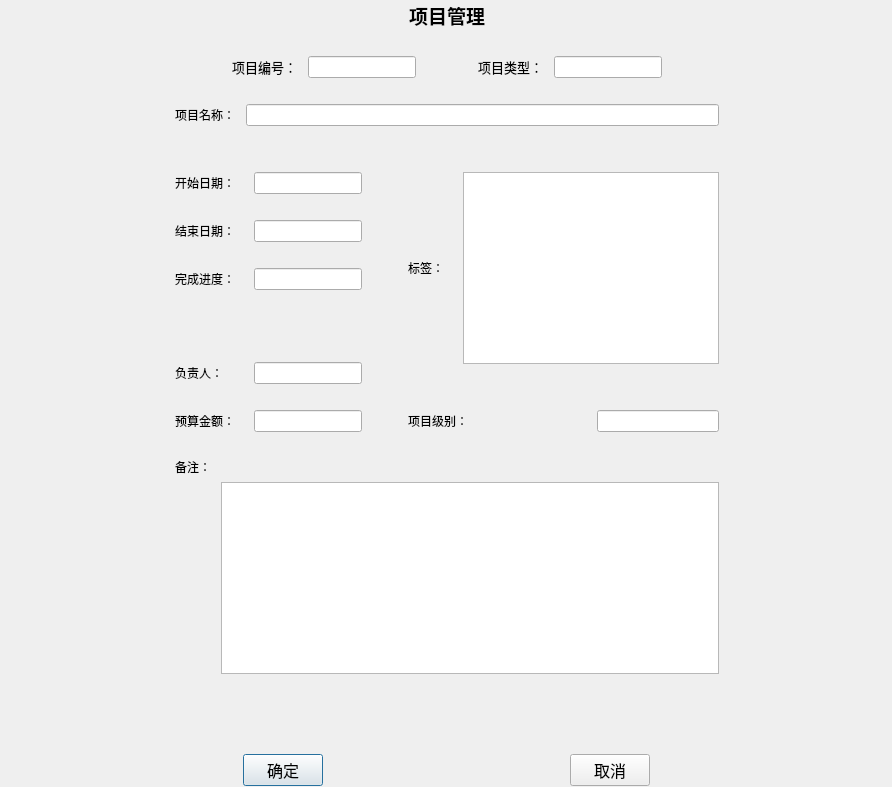
<?xml version="1.0" encoding="UTF-8"?>
<ui version="4.0">
 <class>Dialog</class>
 <widget class="QDialog" name="Dialog">
  <property name="geometry">
   <rect>
    <x>0</x>
    <y>0</y>
    <width>892</width>
    <height>787</height>
   </rect>
  </property>
  <property name="windowTitle">
   <string>项目管理</string>
  </property>
  <property name="windowIcon">
   <iconset>
    <normaloff>C:/Users/17844/Desktop/Python大作业/项目.ico</normaloff>C:/Users/17844/Desktop/Python大作业/项目.ico</iconset>
  </property>
  <widget class="QWidget" name="layoutWidget">
   <property name="geometry">
    <rect>
     <x>1</x>
     <y>1</y>
     <width>891</width>
     <height>785</height>
    </rect>
   </property>
   <layout class="QVBoxLayout" name="verticalLayout_10">
    <item>
     <layout class="QVBoxLayout" name="verticalLayout_9">
      <item>
       <layout class="QHBoxLayout" name="horizontalLayout_13">
        <item>
         <spacer name="horizontalSpacer_16">
          <property name="orientation">
           <enum>Qt::Horizontal</enum>
          </property>
          <property name="sizeHint" stdset="0">
           <size>
            <width>40</width>
            <height>20</height>
           </size>
          </property>
         </spacer>
        </item>
        <item>
         <widget class="QLabel" name="label_Big_Title">
          <property name="font">
           <font>
            <family>Agency FB</family>
            <pointsize>14</pointsize>
            <weight>75</weight>
            <bold>true</bold>
           </font>
          </property>
          <property name="text">
           <string>项目管理</string>
          </property>
         </widget>
        </item>
        <item>
         <spacer name="horizontalSpacer_17">
          <property name="orientation">
           <enum>Qt::Horizontal</enum>
          </property>
          <property name="sizeHint" stdset="0">
           <size>
            <width>40</width>
            <height>20</height>
           </size>
          </property>
         </spacer>
        </item>
       </layout>
      </item>
      <item>
       <spacer name="verticalSpacer_9">
        <property name="orientation">
         <enum>Qt::Vertical</enum>
        </property>
        <property name="sizeType">
         <enum>QSizePolicy::Minimum</enum>
        </property>
        <property name="sizeHint" stdset="0">
         <size>
          <width>20</width>
          <height>20</height>
         </size>
        </property>
       </spacer>
      </item>
      <item>
       <layout class="QHBoxLayout" name="horizontalLayout_14">
        <item>
         <spacer name="horizontalSpacer_18">
          <property name="orientation">
           <enum>Qt::Horizontal</enum>
          </property>
          <property name="sizeHint" stdset="0">
           <size>
            <width>40</width>
            <height>20</height>
           </size>
          </property>
         </spacer>
        </item>
        <item>
         <layout class="QVBoxLayout" name="verticalLayout_8">
          <item>
           <layout class="QVBoxLayout" name="verticalLayout_7">
            <item>
             <layout class="QVBoxLayout" name="verticalLayout">
              <item>
               <layout class="QHBoxLayout" name="horizontalLayout_3">
                <item>
                 <spacer name="horizontalSpacer_5">
                  <property name="orientation">
                   <enum>Qt::Horizontal</enum>
                  </property>
                  <property name="sizeHint" stdset="0">
                   <size>
                    <width>40</width>
                    <height>20</height>
                   </size>
                  </property>
                 </spacer>
                </item>
                <item>
                 <layout class="QHBoxLayout" name="horizontalLayout">
                  <item>
                   <widget class="QLabel" name="label_2">
                    <property name="font">
                     <font>
                      <family>Agency FB</family>
                      <pointsize>10</pointsize>
                     </font>
                    </property>
                    <property name="text">
                     <string>项目编号：</string>
                    </property>
                   </widget>
                  </item>
                  <item>
                   <spacer name="horizontalSpacer">
                    <property name="orientation">
                     <enum>Qt::Horizontal</enum>
                    </property>
                    <property name="sizeType">
                     <enum>QSizePolicy::Expanding</enum>
                    </property>
                    <property name="sizeHint" stdset="0">
                     <size>
                      <width>5</width>
                      <height>20</height>
                     </size>
                    </property>
                   </spacer>
                  </item>
                  <item>
                   <widget class="QLineEdit" name="lineEdit_No"/>
                  </item>
                 </layout>
                </item>
                <item>
                 <spacer name="horizontalSpacer_3">
                  <property name="orientation">
                   <enum>Qt::Horizontal</enum>
                  </property>
                  <property name="sizeHint" stdset="0">
                   <size>
                    <width>40</width>
                    <height>20</height>
                   </size>
                  </property>
                 </spacer>
                </item>
                <item>
                 <layout class="QHBoxLayout" name="horizontalLayout_2">
                  <item>
                   <widget class="QLabel" name="label_3">
                    <property name="font">
                     <font>
                      <family>Agency FB</family>
                      <pointsize>10</pointsize>
                     </font>
                    </property>
                    <property name="text">
                     <string>项目类型：</string>
                    </property>
                   </widget>
                  </item>
                  <item>
                   <spacer name="horizontalSpacer_2">
                    <property name="orientation">
                     <enum>Qt::Horizontal</enum>
                    </property>
                    <property name="sizeHint" stdset="0">
                     <size>
                      <width>5</width>
                      <height>20</height>
                     </size>
                    </property>
                   </spacer>
                  </item>
                  <item>
                   <widget class="QLineEdit" name="lineEdit_Type"/>
                  </item>
                 </layout>
                </item>
                <item>
                 <spacer name="horizontalSpacer_4">
                  <property name="orientation">
                   <enum>Qt::Horizontal</enum>
                  </property>
                  <property name="sizeHint" stdset="0">
                   <size>
                    <width>40</width>
                    <height>20</height>
                   </size>
                  </property>
                 </spacer>
                </item>
               </layout>
              </item>
              <item>
               <spacer name="verticalSpacer">
                <property name="orientation">
                 <enum>Qt::Vertical</enum>
                </property>
                <property name="sizeHint" stdset="0">
                 <size>
                  <width>20</width>
                  <height>20</height>
                 </size>
                </property>
               </spacer>
              </item>
              <item>
               <layout class="QHBoxLayout" name="horizontalLayout_4">
                <item>
                 <widget class="QLabel" name="label_4">
                  <property name="text">
                   <string>项目名称：</string>
                  </property>
                 </widget>
                </item>
                <item>
                 <spacer name="horizontalSpacer_6">
                  <property name="orientation">
                   <enum>Qt::Horizontal</enum>
                  </property>
                  <property name="sizeType">
                   <enum>QSizePolicy::Minimum</enum>
                  </property>
                  <property name="sizeHint" stdset="0">
                   <size>
                    <width>5</width>
                    <height>20</height>
                   </size>
                  </property>
                 </spacer>
                </item>
                <item>
                 <widget class="QLineEdit" name="lineEdit_Name">
                  <property name="enabled">
                   <bool>true</bool>
                  </property>
                 </widget>
                </item>
               </layout>
              </item>
             </layout>
            </item>
            <item>
             <spacer name="verticalSpacer_7">
              <property name="orientation">
               <enum>Qt::Vertical</enum>
              </property>
              <property name="sizeHint" stdset="0">
               <size>
                <width>20</width>
                <height>40</height>
               </size>
              </property>
             </spacer>
            </item>
            <item>
             <layout class="QHBoxLayout" name="horizontalLayout_12">
              <item>
               <layout class="QVBoxLayout" name="verticalLayout_5">
                <item>
                 <layout class="QVBoxLayout" name="verticalLayout_3">
                  <item>
                   <layout class="QVBoxLayout" name="verticalLayout_2">
                    <item>
                     <layout class="QHBoxLayout" name="horizontalLayout_11">
                      <item>
                       <widget class="QLabel" name="label_5">
                        <property name="text">
                         <string>开始日期：</string>
                        </property>
                       </widget>
                      </item>
                      <item>
                       <spacer name="horizontalSpacer_13">
                        <property name="orientation">
                         <enum>Qt::Horizontal</enum>
                        </property>
                        <property name="sizeHint" stdset="0">
                         <size>
                          <width>5</width>
                          <height>20</height>
                         </size>
                        </property>
                       </spacer>
                      </item>
                      <item>
                       <widget class="QLineEdit" name="lineEdit_Start"/>
                      </item>
                     </layout>
                    </item>
                    <item>
                     <spacer name="verticalSpacer_2">
                      <property name="orientation">
                       <enum>Qt::Vertical</enum>
                      </property>
                      <property name="sizeHint" stdset="0">
                       <size>
                        <width>20</width>
                        <height>20</height>
                       </size>
                      </property>
                     </spacer>
                    </item>
                    <item>
                     <layout class="QHBoxLayout" name="horizontalLayout_10">
                      <item>
                       <widget class="QLabel" name="label_6">
                        <property name="text">
                         <string>结束日期：</string>
                        </property>
                       </widget>
                      </item>
                      <item>
                       <spacer name="horizontalSpacer_12">
                        <property name="orientation">
                         <enum>Qt::Horizontal</enum>
                        </property>
                        <property name="sizeHint" stdset="0">
                         <size>
                          <width>5</width>
                          <height>20</height>
                         </size>
                        </property>
                       </spacer>
                      </item>
                      <item>
                       <widget class="QLineEdit" name="lineEdit_End"/>
                      </item>
                     </layout>
                    </item>
                   </layout>
                  </item>
                  <item>
                   <spacer name="verticalSpacer_3">
                    <property name="orientation">
                     <enum>Qt::Vertical</enum>
                    </property>
                    <property name="sizeHint" stdset="0">
                     <size>
                      <width>20</width>
                      <height>20</height>
                     </size>
                    </property>
                   </spacer>
                  </item>
                  <item>
                   <layout class="QHBoxLayout" name="horizontalLayout_5">
                    <item>
                     <widget class="QLabel" name="label_13">
                      <property name="text">
                       <string>完成进度：</string>
                      </property>
                     </widget>
                    </item>
                    <item>
                     <spacer name="horizontalSpacer_11">
                      <property name="orientation">
                       <enum>Qt::Horizontal</enum>
                      </property>
                      <property name="sizeHint" stdset="0">
                       <size>
                        <width>13</width>
                        <height>20</height>
                       </size>
                      </property>
                     </spacer>
                    </item>
                    <item>
                     <widget class="QLineEdit" name="lineEdit_Completion_Progress"/>
                    </item>
                   </layout>
                  </item>
                 </layout>
                </item>
                <item>
                 <spacer name="verticalSpacer_5">
                  <property name="orientation">
                   <enum>Qt::Vertical</enum>
                  </property>
                  <property name="sizeHint" stdset="0">
                   <size>
                    <width>20</width>
                    <height>20</height>
                   </size>
                  </property>
                 </spacer>
                </item>
                <item>
                 <layout class="QVBoxLayout" name="verticalLayout_4">
                  <item>
                   <layout class="QHBoxLayout" name="horizontalLayout_8">
                    <item>
                     <widget class="QLabel" name="label_9">
                      <property name="text">
                       <string>负责人：</string>
                      </property>
                     </widget>
                    </item>
                    <item>
                     <spacer name="horizontalSpacer_10">
                      <property name="orientation">
                       <enum>Qt::Horizontal</enum>
                      </property>
                      <property name="sizeHint" stdset="0">
                       <size>
                        <width>5</width>
                        <height>20</height>
                       </size>
                      </property>
                     </spacer>
                    </item>
                    <item>
                     <widget class="QLineEdit" name="lineEdit_People"/>
                    </item>
                   </layout>
                  </item>
                  <item>
                   <spacer name="verticalSpacer_4">
                    <property name="orientation">
                     <enum>Qt::Vertical</enum>
                    </property>
                    <property name="sizeHint" stdset="0">
                     <size>
                      <width>20</width>
                      <height>20</height>
                     </size>
                    </property>
                   </spacer>
                  </item>
                  <item>
                   <layout class="QHBoxLayout" name="horizontalLayout_7">
                    <item>
                     <widget class="QLabel" name="label_10">
                      <property name="text">
                       <string>预算金额：</string>
                      </property>
                     </widget>
                    </item>
                    <item>
                     <spacer name="horizontalSpacer_9">
                      <property name="orientation">
                       <enum>Qt::Horizontal</enum>
                      </property>
                      <property name="sizeHint" stdset="0">
                       <size>
                        <width>5</width>
                        <height>20</height>
                       </size>
                      </property>
                     </spacer>
                    </item>
                    <item>
                     <widget class="QLineEdit" name="lineEdit_Money"/>
                    </item>
                   </layout>
                  </item>
                 </layout>
                </item>
               </layout>
              </item>
              <item>
               <spacer name="horizontalSpacer_15">
                <property name="orientation">
                 <enum>Qt::Horizontal</enum>
                </property>
                <property name="sizeHint" stdset="0">
                 <size>
                  <width>40</width>
                  <height>20</height>
                 </size>
                </property>
               </spacer>
              </item>
              <item>
               <layout class="QVBoxLayout" name="verticalLayout_6">
                <item>
                 <layout class="QHBoxLayout" name="horizontalLayout_9">
                  <item>
                   <widget class="QLabel" name="label_12">
                    <property name="text">
                     <string>标签：</string>
                    </property>
                   </widget>
                  </item>
                  <item>
                   <spacer name="horizontalSpacer_7">
                    <property name="orientation">
                     <enum>Qt::Horizontal</enum>
                    </property>
                    <property name="sizeHint" stdset="0">
                     <size>
                      <width>13</width>
                      <height>20</height>
                     </size>
                    </property>
                   </spacer>
                  </item>
                  <item>
                   <widget class="QTextEdit" name="textEdit_Label"/>
                  </item>
                 </layout>
                </item>
                <item>
                 <spacer name="verticalSpacer_6">
                  <property name="orientation">
                   <enum>Qt::Vertical</enum>
                  </property>
                  <property name="sizeHint" stdset="0">
                   <size>
                    <width>20</width>
                    <height>40</height>
                   </size>
                  </property>
                 </spacer>
                </item>
                <item>
                 <layout class="QHBoxLayout" name="horizontalLayout_6">
                  <item>
                   <widget class="QLabel" name="label_8">
                    <property name="text">
                     <string>项目级别：</string>
                    </property>
                   </widget>
                  </item>
                  <item>
                   <spacer name="horizontalSpacer_8">
                    <property name="orientation">
                     <enum>Qt::Horizontal</enum>
                    </property>
                    <property name="sizeHint" stdset="0">
                     <size>
                      <width>5</width>
                      <height>20</height>
                     </size>
                    </property>
                   </spacer>
                  </item>
                  <item>
                   <widget class="QLineEdit" name="lineEdit_level"/>
                  </item>
                 </layout>
                </item>
               </layout>
              </item>
             </layout>
            </item>
           </layout>
          </item>
          <item>
           <spacer name="verticalSpacer_8">
            <property name="orientation">
             <enum>Qt::Vertical</enum>
            </property>
            <property name="sizeHint" stdset="0">
             <size>
              <width>20</width>
              <height>20</height>
             </size>
            </property>
           </spacer>
          </item>
          <item>
           <layout class="QGridLayout" name="gridLayout">
            <item row="0" column="0">
             <widget class="QLabel" name="label_11">
              <property name="text">
               <string>备注：</string>
              </property>
             </widget>
            </item>
            <item row="1" column="0">
             <spacer name="horizontalSpacer_14">
              <property name="orientation">
               <enum>Qt::Horizontal</enum>
              </property>
              <property name="sizeType">
               <enum>QSizePolicy::Minimum</enum>
              </property>
              <property name="sizeHint" stdset="0">
               <size>
                <width>40</width>
                <height>20</height>
               </size>
              </property>
             </spacer>
            </item>
            <item row="1" column="1">
             <widget class="QTextEdit" name="textEdit_Notes"/>
            </item>
           </layout>
          </item>
         </layout>
        </item>
        <item>
         <spacer name="horizontalSpacer_19">
          <property name="orientation">
           <enum>Qt::Horizontal</enum>
          </property>
          <property name="sizeHint" stdset="0">
           <size>
            <width>40</width>
            <height>20</height>
           </size>
          </property>
         </spacer>
        </item>
       </layout>
      </item>
     </layout>
    </item>
    <item>
     <spacer name="verticalSpacer_10">
      <property name="orientation">
       <enum>Qt::Vertical</enum>
      </property>
      <property name="sizeHint" stdset="0">
       <size>
        <width>20</width>
        <height>5</height>
       </size>
      </property>
     </spacer>
    </item>
    <item>
     <layout class="QHBoxLayout" name="horizontalLayout_15">
      <item>
       <spacer name="horizontalSpacer_20">
        <property name="orientation">
         <enum>Qt::Horizontal</enum>
        </property>
        <property name="sizeHint" stdset="0">
         <size>
          <width>40</width>
          <height>20</height>
         </size>
        </property>
       </spacer>
      </item>
      <item>
       <widget class="QPushButton" name="pButtonOk">
        <property name="font">
         <font>
          <family>Agency FB</family>
          <pointsize>12</pointsize>
          <weight>50</weight>
          <bold>false</bold>
         </font>
        </property>
        <property name="text">
         <string>确定</string>
        </property>
       </widget>
      </item>
      <item>
       <spacer name="horizontalSpacer_21">
        <property name="orientation">
         <enum>Qt::Horizontal</enum>
        </property>
        <property name="sizeHint" stdset="0">
         <size>
          <width>40</width>
          <height>20</height>
         </size>
        </property>
       </spacer>
      </item>
      <item>
       <widget class="QPushButton" name="pButtonCancel">
        <property name="font">
         <font>
          <family>Agency FB</family>
          <pointsize>12</pointsize>
         </font>
        </property>
        <property name="text">
         <string>取消</string>
        </property>
       </widget>
      </item>
      <item>
       <spacer name="horizontalSpacer_22">
        <property name="orientation">
         <enum>Qt::Horizontal</enum>
        </property>
        <property name="sizeHint" stdset="0">
         <size>
          <width>40</width>
          <height>20</height>
         </size>
        </property>
       </spacer>
      </item>
     </layout>
    </item>
   </layout>
  </widget>
  <widget class="QLabel" name="label">
   <property name="geometry">
    <rect>
     <x>1</x>
     <y>4</y>
     <width>891</width>
     <height>781</height>
    </rect>
   </property>
   <property name="text">
    <string/>
   </property>
   <property name="pixmap">
    <pixmap resource="../picture.qrc">:/背景图1.png</pixmap>
   </property>
  </widget>
  <zorder>label</zorder>
  <zorder>layoutWidget</zorder>
 </widget>
 <resources>
  <include location="../picture.qrc"/>
 </resources>
 <connections/>
</ui>
